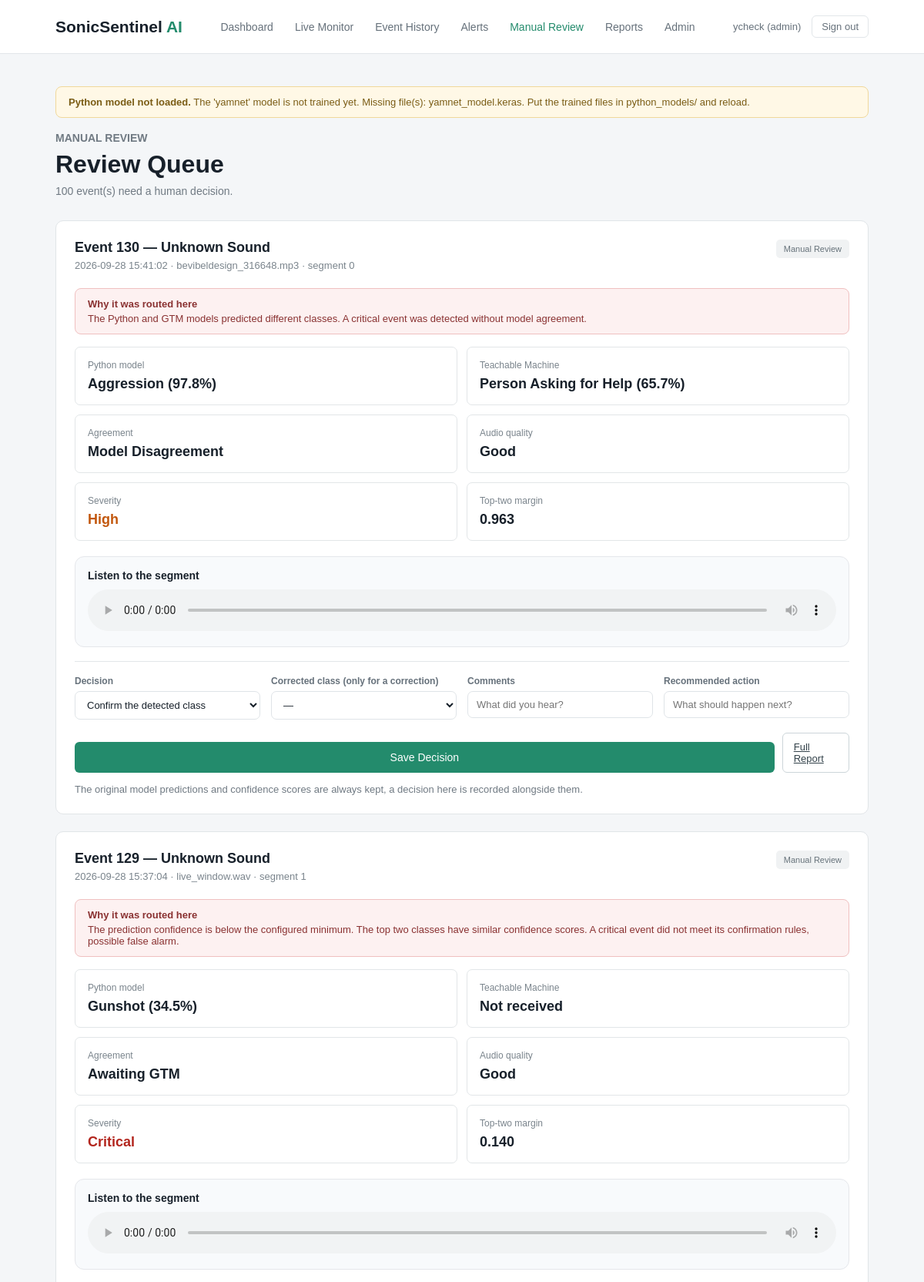
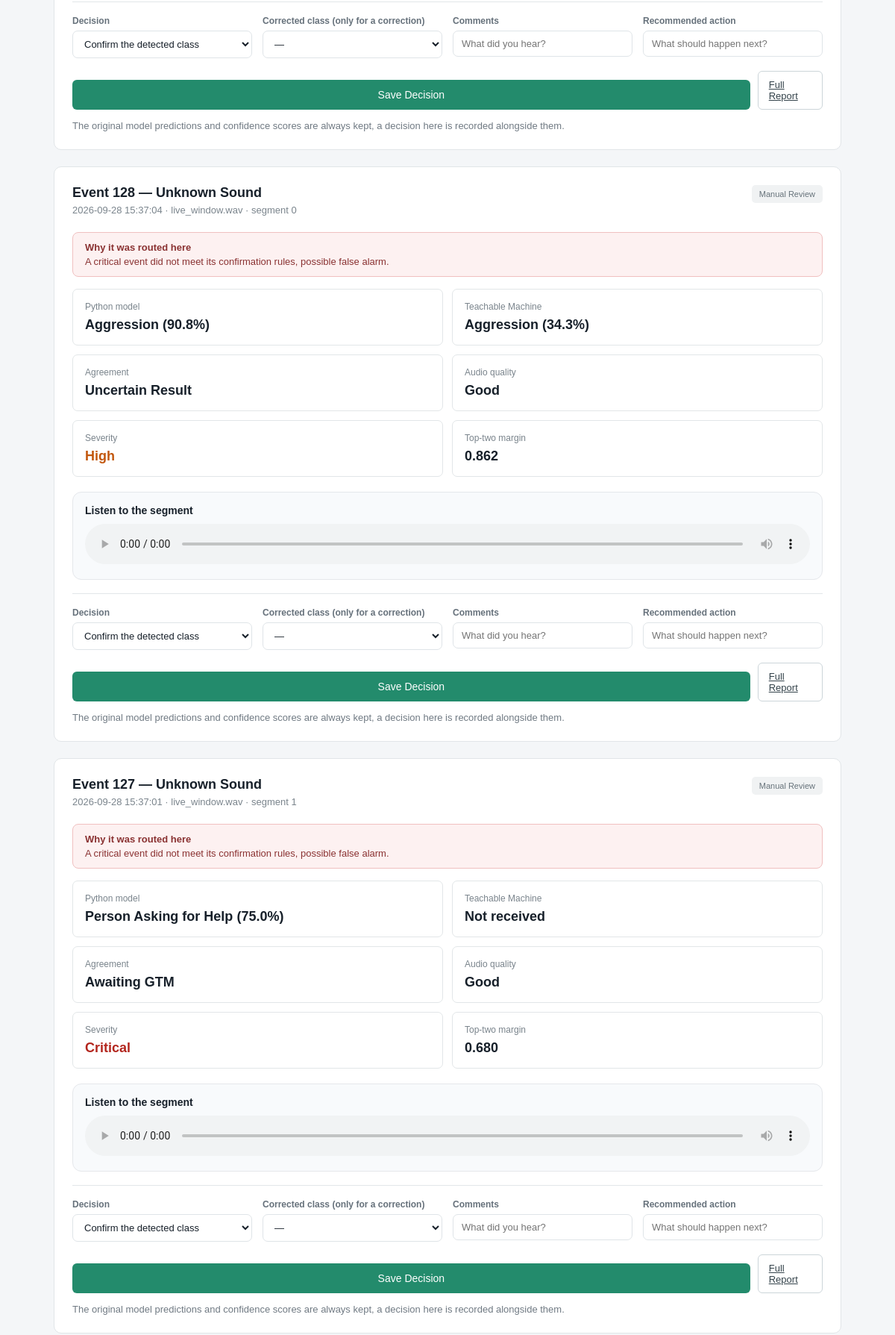
Screenshot of /manual-review (signed in, upper part) with the database file from the repository (2 pictures, top to bottom).
### tables this page shows
CREATE TABLE users (
        user_id INTEGER PRIMARY KEY,
        username TEXT NOT NULL UNIQUE,
        password_hash TEXT NOT NULL,
        role TEXT NOT NULL
            CHECK (role IN ('user', 'reviewer', 'operator', 'maintenance', 'admin')),
        full_name TEXT,
        email TEXT,
        created_at TEXT NOT NULL DEFAULT CURRENT_TIMESTAMP
    );

CREATE TABLE detections (
        detection_id INTEGER PRIMARY KEY,
        audio_id INTEGER,
        segment_index INTEGER NOT NULL DEFAULT 0,
        start_sec REAL,
        end_sec REAL,

        python_class TEXT,
        python_scores TEXT,
        python_confidence REAL,
        python_model_version TEXT,

        gtm_class TEXT,
        gtm_scores TEXT,
        gtm_confidence REAL,
        gtm_model_version TEXT,

        agreement_status TEXT,
        confidence_difference REAL,
        top_two_margin REAL,
        overlapping_classes TEXT,

        quality TEXT,
        quality_notes TEXT,
        noise_level REAL,

        final_class TEXT,
        confidence_level TEXT,
        severity TEXT,
        alert_status TEXT,
        recommended_action TEXT,
        manual_review_required INTEGER NOT NULL DEFAULT 0,
        manual_review_reason TEXT,
        status TEXT NOT NULL DEFAULT 'Classified',
        reviewer_decision TEXT,

        waveform_path TEXT,
        spectrogram_path TEXT,

        created_at TEXT NOT NULL DEFAULT CURRENT_TIMESTAMP,

        FOREIGN KEY (audio_id) REFERENCES audio_files(audio_id)
    );

CREATE TABLE audio_files (
        audio_id INTEGER PRIMARY KEY,
        uploaded_by INTEGER,
        filename TEXT NOT NULL,
        stored_path TEXT NOT NULL,
        file_hash TEXT NOT NULL,
        fingerprint TEXT,
        audio_format TEXT,
        duration_sec REAL,
        sample_rate INTEGER,
        channels INTEGER,
        bit_depth INTEGER,
        file_size INTEGER,
        source_kind TEXT NOT NULL DEFAULT 'upload',
        augmentation_type TEXT,
        uploaded_at TEXT NOT NULL DEFAULT CURRENT_TIMESTAMP,

        FOREIGN KEY (uploaded_by) REFERENCES users(user_id)
    );

### app.py (the view, shortened to what this page needs)
@app.route("/manual-review", methods=["GET", "POST"])
def manual_review():
    user = current_user()
    if user is None:
        return redirect(url_for("login"))
    message = None
    error_message = None
    context = page_context()
    context["user"] = user
    return render_template(
        "manual_review.html",
        queue=database.get_review_queue(),
        message=message,
        error_message=error_message,
        **context,
    )

### app.py (called while the page is built, shortened)
def current_user():
    user_id = session.get("user_id")
    if not user_id:
        return None
    return database.get_user(user_id)

def gtm_ready():
    model_file = os.path.join("gtm_model", "model.json")
    return bool(GTM_MODEL_URL) or os.path.exists(model_file)

def encoder_classes():
    import joblib
    path = os.path.join("python_models", LABEL_ENCODER_FILE)
    return [str(c) for c in joblib.load(path).classes_]

def gtm_label_check():
    meta = os.path.join("gtm_model", "metadata.json")
    if not os.path.exists(meta):
        return None
    try:
        with open(meta) as handle:
            labels = json.load(handle).get("labels")
    except ValueError as error:
        return f"gtm_model/metadata.json could not be read: {error}"
    try:
        expected = encoder_classes()
    except Exception as error:
        return f"label_encoder.pkl could not be read: {error}"

def gtm_info():
    source = GTM_MODEL_URL or "/gtm_model/"
    problem = gtm_label_check()
    if problem:
        message = problem
    elif gtm_ready():
        message = "The browser model is loaded in the browser."
    else:
        message = (
            "No browser model found. Put model.json, the weight shard and "
            "metadata.json in gtm_model/, or set the GTM_MODEL_URL environment variable."
        )
    try:
        classes = encoder_classes()
    except Exception:
        classes = list(CLASSES)
    return {
        "ready": gtm_ready() and not problem,
        "source": source,
        "version": GTM_MODEL_VERSION,
        "classes": classes,
        "message": message,
    }

def page_context():
    user = current_user()
    return {
        "user": user,
        "classes": CLASSES,
        "class_names": {name: display_name(name) for name in CLASSES},
        "severities": ["Informational", "Low", "Medium", "High", "Critical"],
        "qualities": ["Good", "Acceptable", "Poor", "Unusable"],
        "statuses": EVENT_STATUSES,
        "model_status": python_model.model_status(),
        "gtm": gtm_info(),
    }

### config/config.py (called while the page is built)
def display_name(class_id):
    return CLASS_NAMES.get(class_id, class_id)

def selected_model_name():
    try:
        with open(SELECTION_FILE) as handle:
            chosen = json.load(handle).get("selected")
    except (OSError, ValueError):
        return None
    return chosen if chosen in PYTHON_MODELS else None

### src/python_model.py (called while the page is built)
def active_model_name():
    return selected_model_name() or ACTIVE_PYTHON_MODEL

### templates/manual_review.html (shortened to what this page needs)
{% extends "base.html" %}
{% set active_page = 'review' %}
{% block content %}
<section class="page-heading">
    <div>
        <p class="small-title">MANUAL REVIEW</p>
        <h1>Review Queue</h1>
        <p>{{ queue|length }} event(s) need a human decision.</p>
    </div>
</section>
{% for row in queue %}
<section class="card review-card">
    <div class="card-heading">
        <div>
            <h2>Event {{ row['detection_id'] }} — {{ display_name(row['final_class'] or 'unknown') }}</h2>
            <p>{{ row['created_at'] }} · {{ row['filename'] or 'live window' }} · segment {{ row['segment_index'] }}</p>
        </div>
        <span class="status-badge">{{ row['status'] }}</span>
    </div>
    <div class="review-box">
        <strong>Why it was routed here</strong>
        <p>{{ row['manual_review_reason'] }}</p>
    </div>
    <div class="result-grid">
        <div class="result-item">
            <p>Python model</p>
            <strong>
                {{ display_name(row['python_class'] or 'unknown') }}
                {% if row['python_confidence'] is not none %}
                    ({{ '%.1f'|format(row['python_confidence'] * 100) }}%)
                {% endif %}
            </strong>
        </div>
        <div class="result-item">
            <p>Teachable Machine</p>
            <strong>
                {% if row['gtm_class'] %}
                    {{ display_name(row['gtm_class']) }} ({{ '%.1f'|format(row['gtm_confidence'] * 100) }}%)
                {% else %}Not received{% endif %}
            </strong>
        </div>
        <div class="result-item">
            <p>Agreement</p>
            <strong>{{ row['agreement_status'] or '—' }}</strong>
        </div>
        <div class="result-item">
            <p>Audio quality</p>
            <strong>{{ row['quality'] }}</strong>
        </div>
        <div class="result-item">
            <p>Severity</p>
            <strong class="severity-{{ (row['severity'] or 'low')|lower }}">{{ row['severity'] }}</strong>
        </div>
        <div class="result-item">
            <p>Top-two margin</p>
            <strong>
                {% if row['top_two_margin'] is not none %}{{ '%.3f'|format(row['top_two_margin']) }}{% else %}—{% endif %}
            </strong>
        </div>
    </div>
    <div class="audio-player">
        <h3>Listen to the segment</h3>
        <audio controls src="{{ url_for('audio_file', audio_id=row['audio_id']) }}">
        </audio>
    </div>
    {% if user['role'] in ['reviewer', 'admin', 'operator'] %}
    <form method="POST" class="review-form">
        <label>Decision
            <select name="decision" required>
                <option value="confirmed">Confirm the detected class</option>
            </select>
        </label>
        <label>Corrected class (only for a correction)
            <select name="corrected_class">
                <option value="">—</option>
            </select>
        </label>
        <label>Comments
            <input type="text" name="comments" placeholder="What did you hear?">
        </label>
        <label>Recommended action
            <input type="text" name="recommended_action" placeholder="What should happen next?">
        </label>
        <div class="filter-buttons">
            <button type="submit" class="main-button small-button">Save Decision</button>
            <a class="secondary-button" href="{{ url_for('detection_detail', detection_id=row['detection_id']) }}">
                Full Report
            </a>
        </div>
        <p class="muted">
            The original model predictions and confidence scores are always kept, a decision
            here is recorded alongside them.
        </p>
    </form>
    {% else %}
    <p class="muted">Your role can view this queue but not record a decision.</p>
    {% endif %}
</section>
{% endfor %}
{% endblock %}

### templates/base.html (shortened to what this page needs)
<!DOCTYPE html>
<html lang="en">
<head>
    <link rel="stylesheet" href="{{ url_for('static', filename='style.css') }}">
</head>
<body>
<header class="navbar">
    <div class="logo">
        SonicSentinel <span>AI</span>
    </div>
    {% if user %}
    <nav>
        <a href="{{ url_for('dashboard') }}" class="{% if active_page == 'dashboard' %}active{% endif %}">Dashboard</a>
        <a href="{{ url_for('live') }}" class="{% if active_page == 'live' %}active{% endif %}">Live Monitor</a>
        <a href="{{ url_for('event_history') }}" class="{% if active_page == 'history' %}active{% endif %}">Event History</a>
        <a href="{{ url_for('alerts') }}" class="{% if active_page == 'alerts' %}active{% endif %}">Alerts</a>
        <a href="{{ url_for('manual_review') }}" class="{% if active_page == 'review' %}active{% endif %}">Manual Review</a>
        <a href="{{ url_for('reports') }}" class="{% if active_page == 'reports' %}active{% endif %}">Reports</a>
        {% if user['role'] == 'admin' %}
        <a href="{{ url_for('admin') }}" class="{% if active_page == 'admin' %}active{% endif %}">Admin</a>
        {% endif %}
    </nav>
    <div class="user-box">
        <a href="{{ url_for('profile') }}">{{ user['username'] }} ({{ user['role'] }})</a>
        <a href="{{ url_for('logout') }}" class="logout-link">Sign out</a>
    </div>
    {% endif %}
</header>
<main class="container">
    {% if model_status and not model_status.available %}
    <div class="notice-box">
        <strong>Python model not loaded.</strong> {{ model_status.message }}
    </div>
    {% endif %}
    {% block content %}{% endblock %}
</main>
</body>
</html>

### static/style.css (style rules this page uses)
* { margin: 0; padding: 0; box-sizing: border-box; }
body { font-family: Arial, sans-serif; background: #f4f6f8; color: #17202a; }
.navbar { height: 70px; background: #ffffff; border-bottom: 1px solid #e2e6e9; display: flex; align-items: center; justify-content: space-between; padding: 0 6%; }
.logo { font-size: 21px; font-weight: 700; }
.logo span { color: #238b6c; }
nav { display: flex; gap: 28px; }
nav a { text-decoration: none; color: #66717b; font-size: 14px; }
nav a:hover, nav a.active { color: #238b6c; }
.container { width: 88%; max-width: 1250px; margin: 0 auto; padding: 42px 0; }
.page-heading { display: flex; justify-content: space-between; align-items: center; margin-bottom: 30px; }
.small-title { color: #238b6c; font-size: 12px; font-weight: 700; margin-bottom: 8px; }
.page-heading h1 { font-size: 32px; margin-bottom: 8px; }
.page-heading p { color: #707a83; font-size: 14px; }
.card { background: #ffffff; border: 1px solid #e1e5e8; border-radius: 10px; padding: 24px; }
.card-heading { display: flex; align-items: flex-start; justify-content: space-between; margin-bottom: 22px; }
.card-heading h2 { font-size: 18px; margin-bottom: 5px; }
.card-heading p { color: #7a848c; font-size: 13px; }
.main-button { width: 100%; border: none; background: #238b6c; color: white; padding: 12px; border-radius: 6px; margin-top: 15px; font-size: 14px; cursor: pointer; }
.secondary-button { border: 1px solid #ccd5d9; background: #ffffff; color: #34434b; padding: 10px 14px; border-radius: 6px; font-size: 13px; cursor: pointer; }
.status-badge { background: #f0f2f3; color: #67737b; padding: 6px 10px; border-radius: 5px; font-size: 11px; }
.detected-event p, .result-item p, .action-box p { color: #7a848c; font-size: 12px; margin-bottom: 7px; }
.result-grid { display: grid; grid-template-columns: 1fr 1fr; gap: 12px; }
.result-item { border: 1px solid #e2e6e8; padding: 16px; border-radius: 7px; }
.result-item strong { font-size: 18px; }
.small-button { margin-top: 15px; }
.audio-player { margin-top: 20px; padding: 16px; border: 1px solid #e5e7eb; border-radius: 12px; background: #f8fafc; }
.audio-player h3 { margin: 0 0 10px; font-size: 14px; }
.audio-player audio { width: 100%; }
.user-box { display: flex; gap: 14px; align-items: center; font-size: 13px; }
.user-box a { color: #66717b; text-decoration: none; }
.logout-link { border: 1px solid #e2e6e9; padding: 6px 12px; border-radius: 6px; }
.notice-box { background: #fff8e6; border: 1px solid #f0d89b; color: #7a5c15; padding: 12px 16px; border-radius: 8px; font-size: 13px; margin-bottom: 18px; }
.review-box { background: #fdf1f1; border: 1px solid #f0c0c0; color: #8a3232; padding: 12px 16px; border-radius: 8px; font-size: 13px; margin: 16px 0; }
.review-box p { margin-top: 4px; }
.muted { color: #707a83; font-size: 13px; }
.filter-form label, .review-form label, .auth-card label { display: block; font-size: 12px; color: #66717b; font-weight: 600; }
.filter-form input, .filter-form select, .review-form input, .review-form select, .auth-card input, .auth-card select { width: 100%; margin-top: 6px; padding: 9px 11px; border: 1px solid #dfe4e8; border-radius: 7px; font-size: 13px; font-family: inherit; background: #ffffff; color: #17202a; }
.filter-buttons { display: flex; gap: 10px; align-items: flex-end; grid-column: 1 / -1; }
.review-form { display: grid; grid-template-columns: repeat(auto-fit, minmax(210px, 1fr)); gap: 14px; margin-top: 18px; border-top: 1px solid #e2e6e9; padding-top: 18px; }
.review-form .muted { grid-column: 1 / -1; }
.review-card { margin-bottom: 22px; }
.severity-critical { color: #b3261e; font-weight: 700; }
.severity-high { color: #c2570d; font-weight: 700; }

### rows the page displays
users: username "ycheck", role "admin"
detections: detection_id "130", final_class "Unknown Sound", created_at "2026-09-28 15:41:02", filename "bevibeldesign_316648.mp3", segment_index "0", status "Manual Review", manual_review_reason "The Python and GTM models predicted different classes. A critical event was detected without model agreement.", python_class "Aggression", row['python_confidence']*100 "97.8", gtm_class "Person Asking for Help", row['gtm_confidence']*100 "65.7", agreement_status "Model Disagreement", quality "Good", severity "High", top_two_margin "0.963"
detections: detection_id "129", final_class "Unknown Sound", created_at "2026-09-28 15:37:04", filename "live_window.wav", segment_index "1", status "Manual Review", manual_review_reason "The prediction confidence is below the configured minimum. The top two classes have similar confidence scores. A critical event did not meet its confirmation rules, possible false alarm.", python_class "Gunshot", row['python_confidence']*100 "34.5", shows "Not received", agreement_status "Awaiting GTM", quality "Good", severity "Critical", top_two_margin "0.140"
detections: detection_id "128", final_class "Unknown Sound", created_at "2026-09-28 15:37:04", filename "live_window.wav", segment_index "0", status "Manual Review", manual_review_reason "A critical event did not meet its confirmation rules, possible false alarm.", python_class "Aggression", row['python_confidence']*100 "90.8", gtm_class "Aggression", row['gtm_confidence']*100 "34.3", agreement_status "Uncertain Result", quality "Good", severity "High", top_two_margin "0.862"
detections: detection_id "127", final_class "Unknown Sound", created_at "2026-09-28 15:37:01", filename "live_window.wav", segment_index "1", status "Manual Review", manual_review_reason "A critical event did not meet its confirmation rules, possible false alarm.", python_class "Person Asking for Help", row['python_confidence']*100 "75.0", shows "Not received", agreement_status "Awaiting GTM", quality "Good", severity "Critical", top_two_margin "0.680"

### other values shown
{{ model_status.message }} "The 'yamnet' model is not trained yet. Missing file(s): yamnet_model.keras. Put the trained files in python_models/ and reload."
{{ queue|length }} "100"
